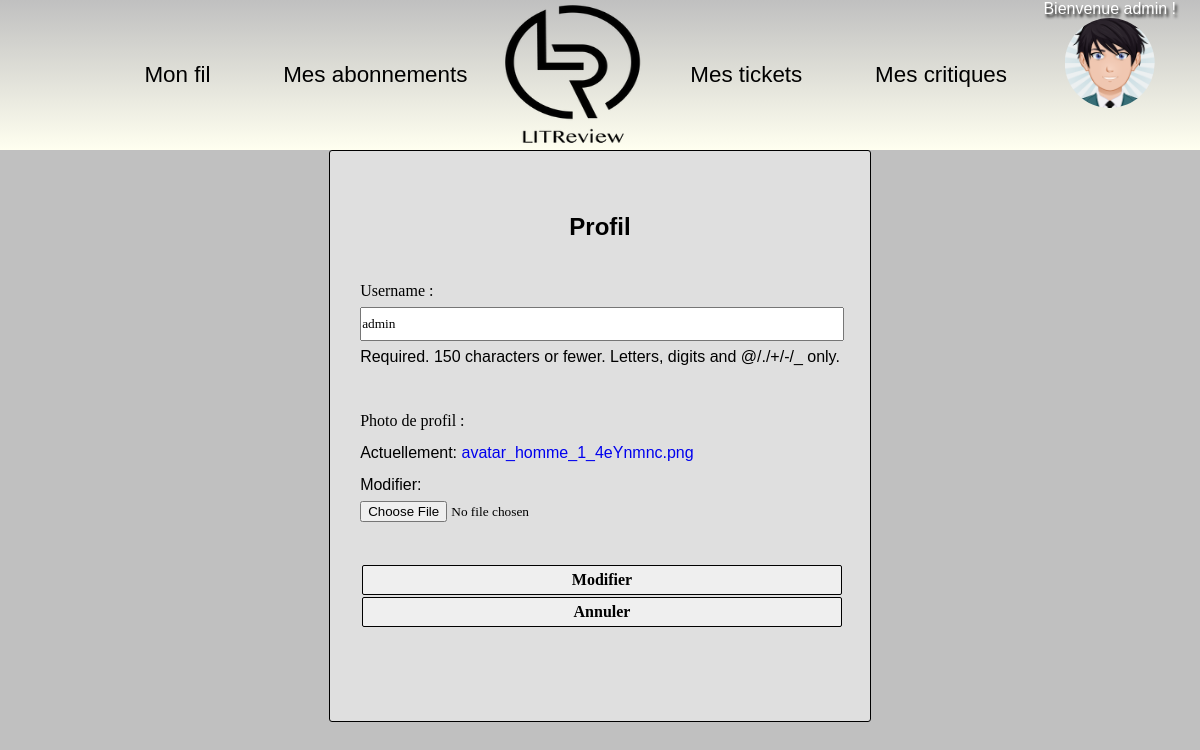
Page /profile/ (signed in) on the committed database.
### authentication/models.py (models this page shows)
class User(AbstractUser):
    profile_photo = models.ImageField(verbose_name='photo de profil')
    follows = models.ManyToManyField(
        'self',
        symmetrical=False,
        verbose_name='suit'
    )
    followed_by = models.ManyToManyField(
        'self',
        symmetrical=False,
        verbose_name='suivi par',
        related_name='followers'
    )

### authentication/views.py (the view)
# urls.py: path('profile/', profile, name="profile"),
@login_required
def profile(request):
    if request.method == 'POST':
        user_form = forms.UserUpdateForm(request.POST, instance=request.user)
        photo_form = forms.PhotoUpdateForm(request.POST, request.FILES, instance=request.user)
        if user_form.is_valid() and photo_form.is_valid():
            user_form.save()
            photo_form.save()
            messages.success(request, f'Votre profil a été modifié!')
            return redirect('profile')
    else:
        user_form = forms.UserUpdateForm(instance=request.user)
        photo_form = forms.PhotoUpdateForm(instance=request.user)
    context = {
        'user_form': user_form,
        'photo_form': photo_form,
        'title': 'Profil'
    }
    return render(request, 'authentication/profile.html', context)

### authentication/forms.py
class UserUpdateForm(forms.ModelForm):
    class Meta:
        model = get_user_model()
        fields = ['username']

class PhotoUpdateForm(forms.ModelForm):
    class Meta:
        model = get_user_model()
        fields = ['profile_photo']

### authentication/templates/authentication/profile.html (shortened to what this page needs)
{% extends 'base.html' %}
{% block content %}
 <div class="form form__profile">
     <h2>Profil</h2>
     <br>
   <form method="POST" enctype="multipart/form-data">
       {{ user_form.as_p}}
       <br>
       {{ photo_form.as_p}}
     <br>
     <input class="btn" type="submit" value="Modifier">
     <input class="btn" formaction="{% url 'feed' %}" type="submit" value="Annuler" >
   </form>
 </div>
{% endblock content %}

### templates/base.html (shortened to what this page needs)
<!DOCTYPE html>
{% load static %}
 <html lang="fr">
    <head>
      <link rel="stylesheet" href="{% static 'css/style.css' %}">
    </head>
   <body>
     <header id="navbar" class="nav">
       {%if user.is_authenticated %}
         <a href="{% url 'feed' %}">Mon fil </a>
         <a href="#">Mes abonnements </a>
       {% endif %}
        <img class="logo" src="{% static 'img/LITReview_logo.png' %}">
       {%if user.is_authenticated %}
          <a href="#">Mes tickets </a>
          <a href="#">Mes critiques </a>
         <div class="dropdown">
           <a class="nav-item" href="#" id="navDropdown" role="button" data-toggle="dropdown">
               <p>Bienvenue {{ user.username }} ! </p>
                    {% if user.profile_photo %}
                    <img class="profile-pic" width="90" height="90" src="{{ user.profile_photo.url }}"
                    alt="{{ user.username }} profile picture">
                    {% else %}
                    <img class="profile-pic" width="90" height="90" src="{% static 'img/default_profile.png' %}"
                    alt="{{ user.username }} profile picture">
                    {% endif %}
           </a>
        </div>
       {% endif %}
     </header>
     <div class="container">
        {% block content %}
        {% endblock content %}
     </div>
   </body>
 </html>

### static/css/style.css (style rules this page uses)
html { background-color: #C0C0C0; }
* { margin: 0; padding: 0; font-family: Montserrat, Sans-serif; list-style: none; text-decoration: none; }
.profile-pic { max-width: 180px; clip-path: circle(); display: block; margin: auto; }
.form { background-color: rgba(255, 255, 255, 0.5); min-height: 500px; padding: 60px 30px 10px 30px; border-radius: 3px; border: 1px solid #000; display: flex; flex-direction: column; align-items: center; line-height: 2em; }
.form input, .form label { display: block; font-family: "typewriter_condensedregular"; color: #000; }
.form input { width: 100%; height: 30px; }
.btn { display: block; font-family: "typewriter_condensedregular"; color: #000; font-size: medium; font-weight: bold; height: 45px; background-color: rgba(255, 255, 255, 0.5); border: solid 1px #000; border-radius: 2px; transition: all 0.3s; margin: 2px 2px 2px 2px; }
.logo { position: sticky; right: 46%; width: 150px; height: 150px; }
header { width = 100%; height = 120px; display: flex; padding-left: 9%; padding-right:2%; background: linear-gradient(#C0C0C0, #FFFFF0); }
header > a, header > p, header button { color: black; margin:auto; font-size: 1.4em; }
header .dropdown { position: relative; }
li a { color: black; }
header .nav-item { color: white; }
header p { text-shadow:2px 3px 3px black; }
.container { display: flex; justify-content: space-evenly; }

### rows in the picture
User: username "admin", profile_photo (picture)
